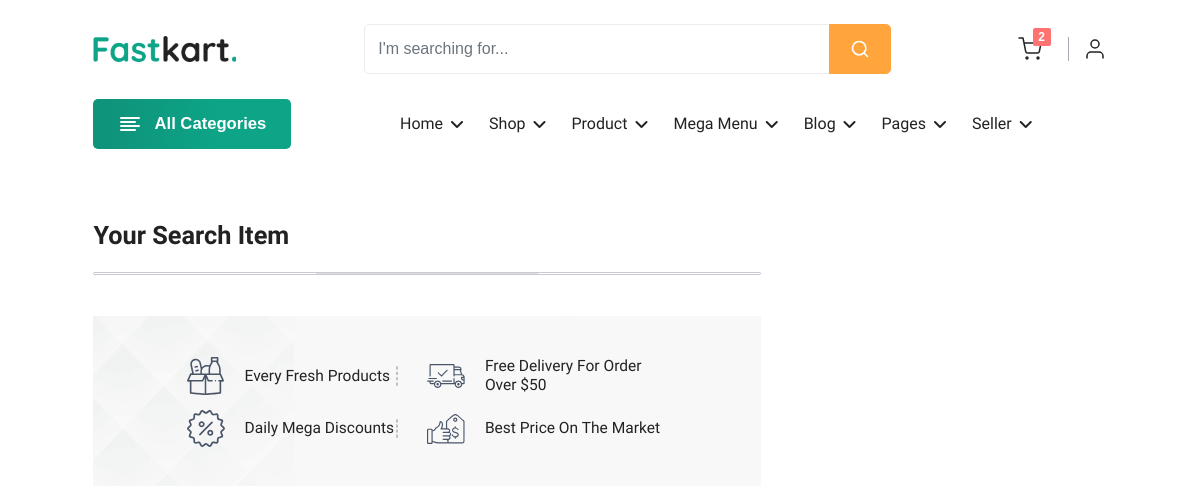
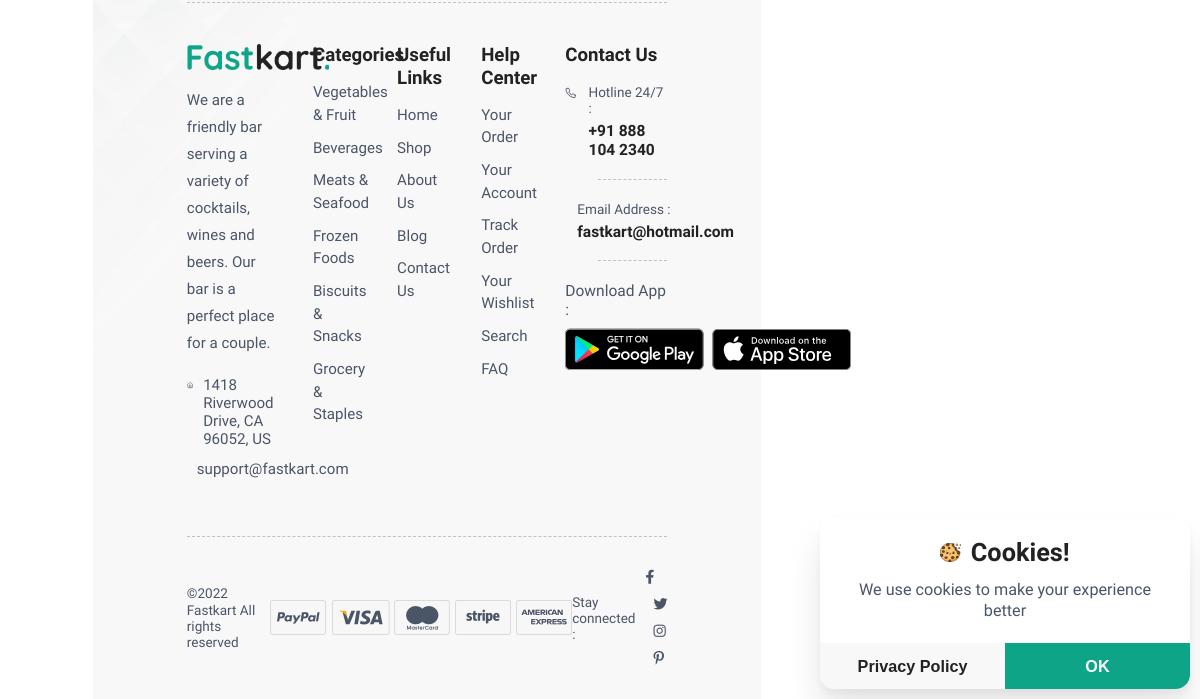
/search=Cloth, run on an earlier commit of the app's database (2 pictures, top to bottom).
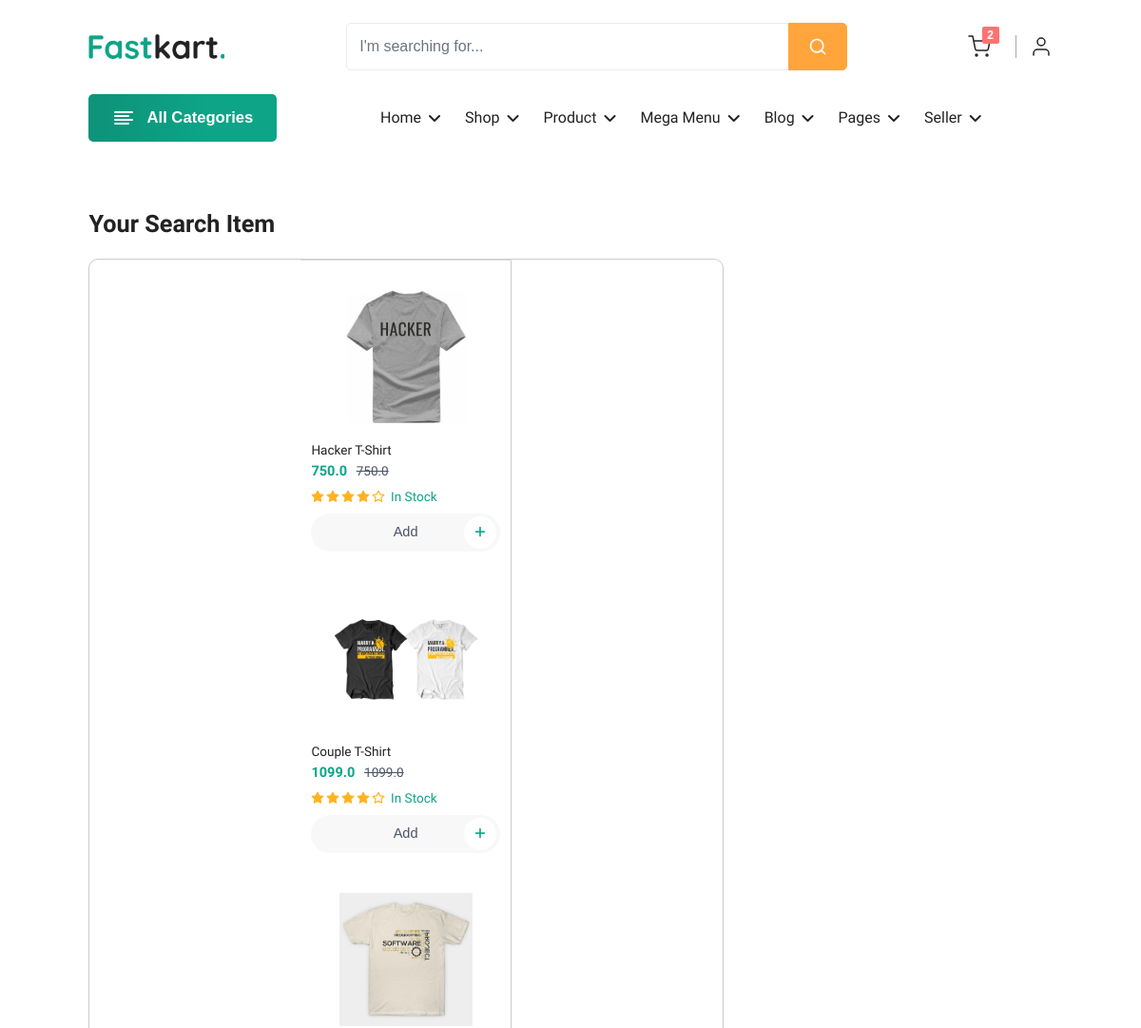
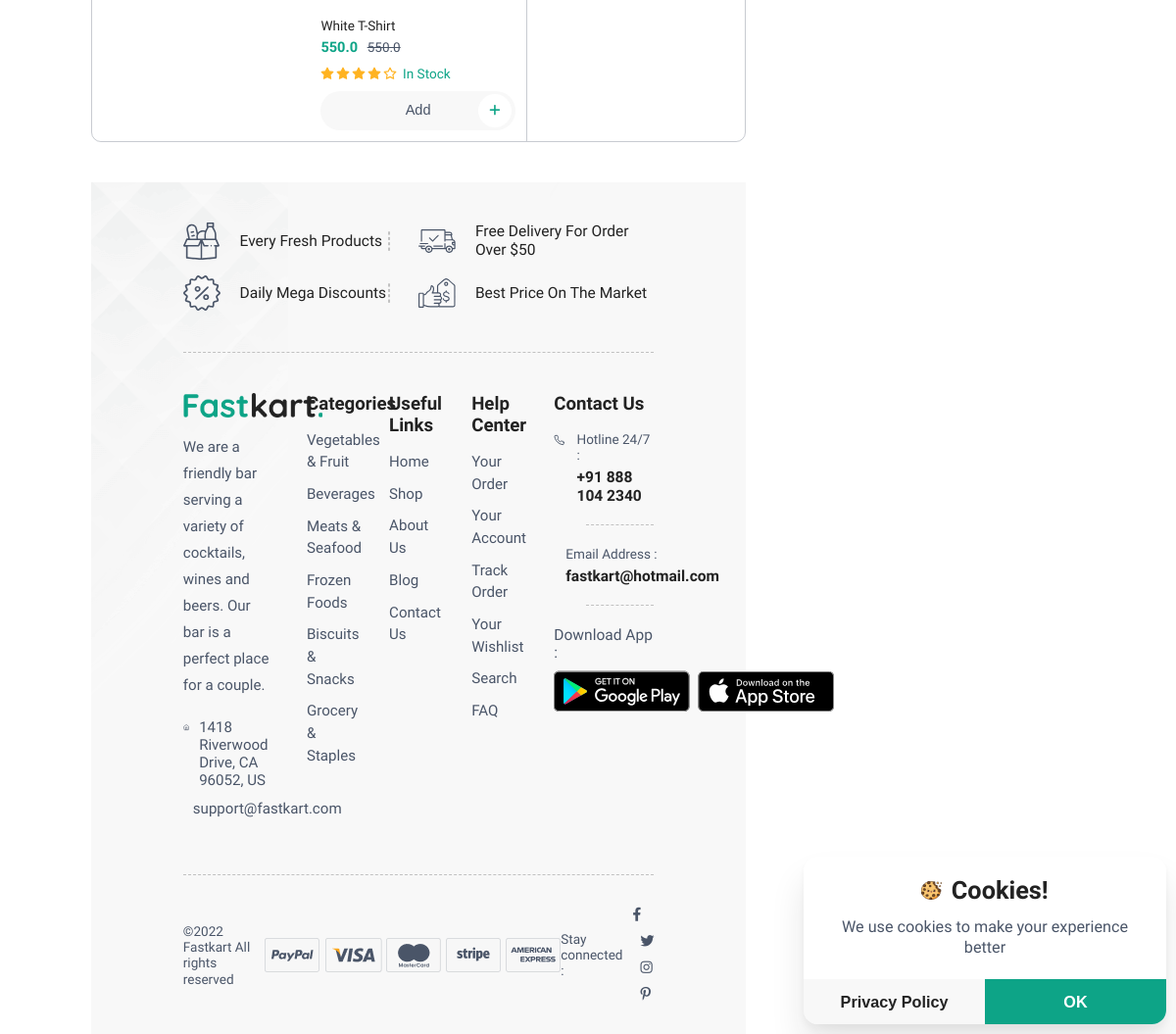
And on a later commit of the database (2 pictures, top to bottom).
### hello/models.py (models this page shows, shortened)
class Product(models.Model):
    name = models.CharField(max_length=30, null=False, blank=False)
    price = models.FloatField()
    image = models.ImageField(upload_to='ProdImage')
    description = models.TextField()
    category = models.ForeignKey(Category, on_delete=models.CASCADE)
    created_at = models.DateTimeField(auto_now=True)

### hello/views.py (the view)
# urls.py: path("search=<str:pk>", views.search, name="search"),
def search(request, pk):
    category = Category.objects.filter(name=pk)
    if category.exists():
        prod = Product.objects.filter(category=category[0].id)
    else:
        prod = Product.objects.filter(name__startswith=pk)
    return render(request, "search.html", {"product": prod})

### templates/search.html (shortened to what this page needs)
{% extends 'index.html' %}
{% block t1 %}
    <div class="title title-flex">
        <div>
            <h2>Your search Item</h2>
        </div>
    </div>
{% endblock %}

### templates/index.html (shortened to what the changed rows need)
<!DOCTYPE html>
{% load static %}
<html lang="en">
<head>
    <link id="rtl-link" rel="stylesheet" type="text/css" href="{% static 'assets/css/vendors/bootstrap.css'%}">
    <link rel="stylesheet" href="{% static 'assets/css/animate.min.css'%}"/>
    <link rel="stylesheet" type="text/css" href="{% static 'assets/css/vendors/font-awesome.css'%}">
    <link rel="stylesheet" type="text/css" href="{% static 'assets/css/vendors/feather-icon.css'%}">
    <link rel="stylesheet" type="text/css" href="{% static 'assets/css/vendors/slick/slick.css'%}">
    <link rel="stylesheet" type="text/css" href="{% static 'assets/css/vendors/slick/slick-theme.css'%}">
    <link rel="stylesheet" type="text/css" href="{% static 'assets/css/bulk-style.css'%}">
    <link rel="stylesheet" type="text/css" href="{% static 'assets/css/vendors/animate.css'%}">
    <link id="color-link" rel="stylesheet" type="text/css" href="{% static 'assets/css/style.css'%}">
</head>
<body class="bg-effect">
<section class="product-section">
    <div class="container-fluid-lg">
        <div class="row g-sm-4 g-3">
            <div class="col-xxl-9 col-xl-8">
                {% block t1 %}{% endblock %}
                <div class="section-b-space">
                    <div class="product-border border-row overflow-hidden">
                        <div class="product-box-slider no-arrow">
                            <div>
                                <div class="row m-0">
                                    <div class="col-12 px-0">
                                        {% for i in product %}
                                        <div class="product-box">
                                            <div class="product-image">
                                                <a href="{% url 'product' i.id %}">
                                                    <img src="{{i.image.url}}"
                                                         class="img-fluid blur-up lazyload" alt="">
                                                </a>
                                            </div>
                                            <div class="product-detail">
                                                    <h6 class="name">{{i.name}}</h6>
                                                <h5 class="sold text-content">
                                                    <span class="theme-color price">{{i.price}}</span>
                                                    <del>{{i.price}}</del>
                                                </h5>
                                                <div class="product-rating mt-sm-2 mt-1">
                                                    <ul class="rating">
                                                        <li>
                                                            <i data-feather="star" class="fill"></i>
                                                        </li>
                                                        <li>
                                                            <i data-feather="star" class="fill"></i>
                                                        </li>
                                                        <li>
                                                            <i data-feather="star" class="fill"></i>
                                                        </li>
                                                        <li>
                                                            <i data-feather="star" class="fill"></i>
                                                        </li>
                                                        <li>
                                                            <i data-feather="star"></i>
                                                        </li>
                                                    </ul>
                                                    <h6 class="theme-color">In Stock</h6>
                                                </div>
                                                <div class="add-to-cart-box">
                                                    <button class="btn btn-add-cart addcart-button">Add
                                                        <span class="add-icon">
                                                                <i class="fa-solid fa-plus"></i>
                                                            </span>
                                                    </button>
                                                </div>
                                            </div>
                                        </div>
                                        {% endfor %}
                                    </div>
                                </div>
                            </div>
                        </div>
                    </div>
                </div>
                <div class="cookie-bar-box">
                    <div class="cookie-box">
                        <div class="cookie-image">
                            <h2>Cookies!</h2>
                        </div>
                    </div>
                </div>
            </div>
</body>
</html>

What changed in the data, as far as the page shows it:
added Product: image (picture), name "Hacker T-Shirt", price "750.0"
added Product: image (picture), name "Couple T-Shirt", price "1099.0"
added Product: image (picture), name "White T-Shirt", price "550.0"
